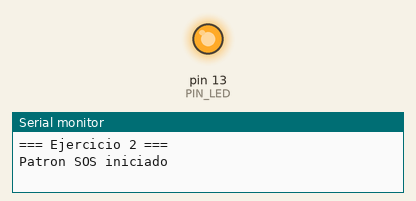
The sketch below on a simulated Arduino Uno, built with avr-gcc and run on an emulated ATmega328P. Shown: output pins drawn as LEDs (lit = HIGH), the last lines printed to the serial monitor.

Above: at 1.5 s.
At 5.7 s:
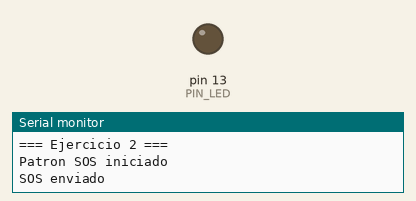
Timing chart, 0 to 8.8 s (numbered marks = the images above):
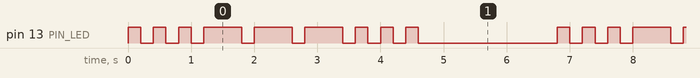

Measured:
- by itself, pin 13 (PIN_LED): repeats every 6.8 s: 2 × (LOW 0.20 s, HIGH 0.20 s), 3 × (LOW 0.20 s, HIGH 0.60 s), 3 × (LOW 0.20 s, HIGH 0.20 s), LOW 2.2 s, HIGH 0.20 s
- by itself, everything shown: repeats every 6.8 s, in 18 steps

The sketch:

Lab01_Ejercicio2_SOS.ino.ino
```cpp
const int PIN_LED = 13;

void corto() {
  digitalWrite(PIN_LED, HIGH);
  delay(200);
  digitalWrite(PIN_LED, LOW);
  delay(200);
}

void largo() {
  digitalWrite(PIN_LED, HIGH);
  delay(600);
  digitalWrite(PIN_LED, LOW);
  delay(200);
}

void setup() {
  pinMode(PIN_LED, OUTPUT);
  Serial.begin(9600);
  Serial.println("=== Ejercicio 2 ===");
  Serial.println("Patron SOS iniciado");
}

void loop() {
  // S = ...
  corto();
  corto();
  corto();

  // O = ---
  largo();
  largo();
  largo();

  // S = ...
  corto();
  corto();
  corto();

  Serial.println("SOS enviado");
  delay(2000);
}
```
